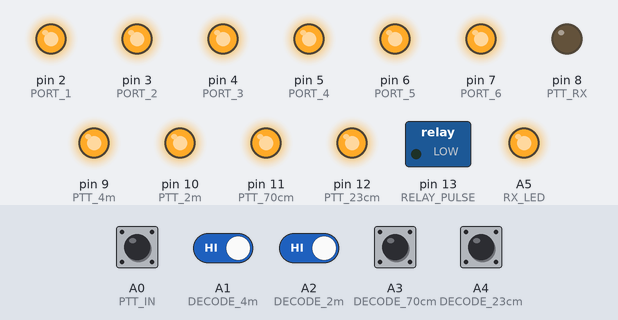
Simulated run of this sketch. Board: Arduino Uno, built with avr-gcc and run on an emulated ATmega328P. Parts: switched loads named in the sketch (green lamp = pin HIGH), output pins drawn as LEDs (lit = HIGH). Dashed ring = blinking. The test bench sets the inputs (shaded band); at power-on: A0 (PTT_IN), A1 (DECODE_4m), A2 (DECODE_2m), A3 (DECODE_70cm), A4 (DECODE_23cm) HIGH.

Above: at 2.8 s.
2.9 s: A0 (PTT_IN) pulled LOW for 0.15 s
At 3.27 s:
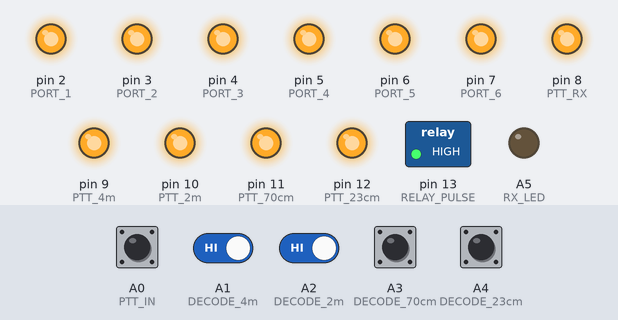
5.9 s: A0 (PTT_IN) pulled LOW for 1 s
At 6.4 s:
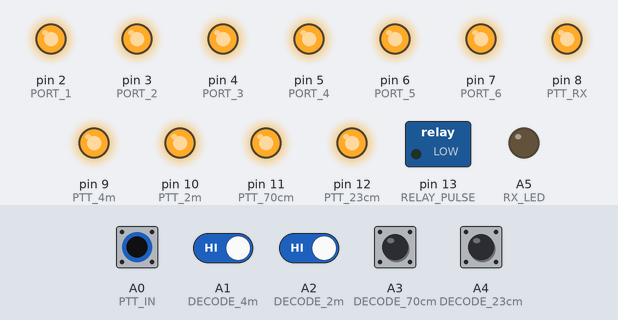
9.2 s: A0 (PTT_IN) driven LOW and A1 (DECODE_4m) driven LOW
At 10.8 s:
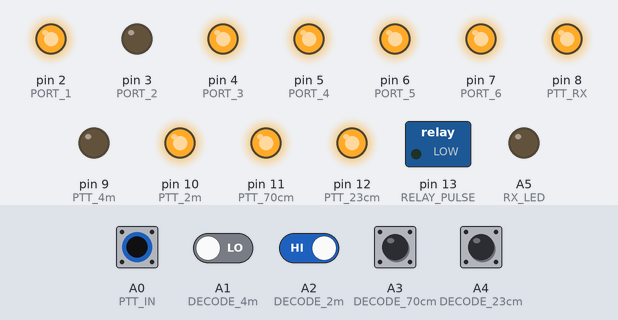
12.2 s: A0 (PTT_IN) driven HIGH
At 12.87 s:
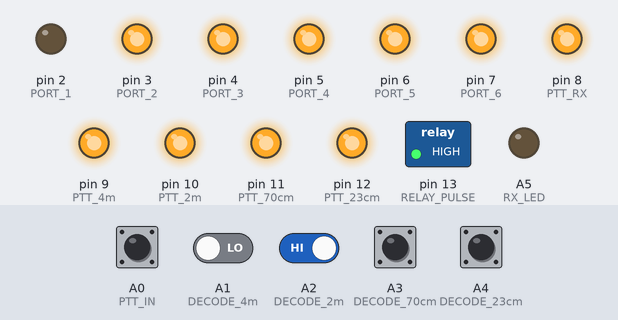
15.2 s: A0 (PTT_IN) driven LOW and A2 (DECODE_2m) driven LOW
At 16.6 s:
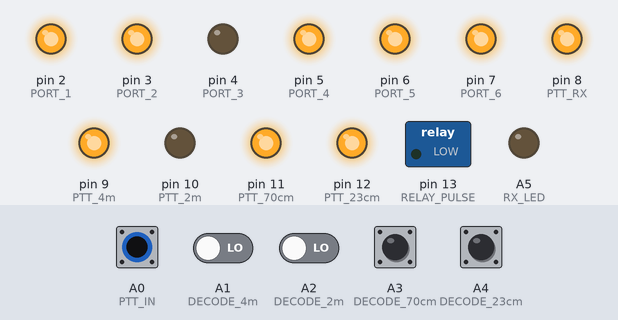
Timing chart, 0 to 18.2 s (numbered marks = the images above; inputs shaded):
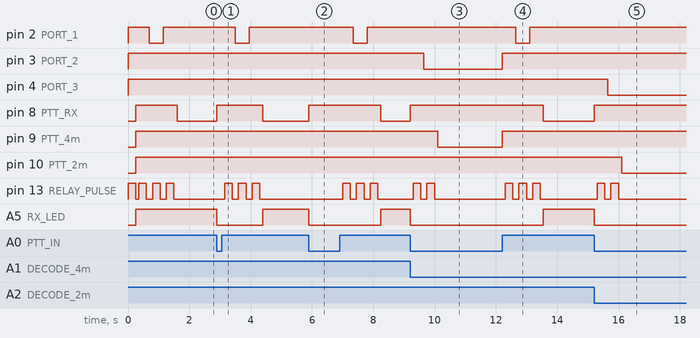

The sketch:

RxTxChangeover.ino
```cpp
// (licence header left out)
//#define DEBUG

// Pin definitions
// inputs
const byte PTT_IN = A0;
const byte DECODE_4m = A1;
const byte DECODE_2m = A2;
const byte DECODE_70cm = A3;
const byte DECODE_23cm = A4;


// outputs
const byte PORT_1 = 2;
const byte PORT_2 = 3;
const byte PORT_3 = 4;
const byte PORT_4 = 5;
const byte PORT_5 = 6;
const byte PORT_6 = 7;
const byte RELAY_PULSE = 13;
const byte PTT_RX = 8;
const byte PTT_4m = 9;
const byte PTT_2m = 10;
const byte PTT_70cm = 11;
const byte PTT_23cm = 12;
const byte RX_LED = A5;

// timings
const int SETTLING_TIME = 100;
const int RELAY_STROBE = 250;
const int PTT_B_DELAY = 1000;

// variables
bool pttActive;

void setup() {
#ifdef DEBUG
  Serial.begin(9600);
  Serial.write("Start setup, Setting up COAX relay\n");
#endif
  // configure outputs
  pinMode(RELAY_PULSE, OUTPUT);
  digitalWrite(RELAY_PULSE, LOW);
  pinMode(PORT_1, OUTPUT);
  digitalWrite(PORT_1, HIGH); // Rx enable
  pinMode(PORT_2, OUTPUT);
  digitalWrite(PORT_2, HIGH); // 4m enable
  pinMode(PORT_3, OUTPUT);
  digitalWrite(PORT_3, HIGH); // 2m enable
  pinMode(PORT_4, OUTPUT);
  digitalWrite(PORT_4, HIGH); // 70cm enable
  pinMode(PORT_5, OUTPUT);
  digitalWrite(PORT_5, HIGH); // 23cm enable
  pinMode(PORT_6, OUTPUT);
  digitalWrite(PORT_6, HIGH); // spare
  digitalWrite(RELAY_PULSE, HIGH);
  delay(RELAY_STROBE);
  digitalWrite(RELAY_PULSE, LOW);
#ifdef DEBUG
  Serial.write("COAX relay setup completed, setting up PTT lines\n");
#endif
  pinMode(PTT_RX, OUTPUT);
  digitalWrite(PTT_RX, HIGH);
  pinMode(PTT_4m, OUTPUT);
  digitalWrite(PTT_4m, HIGH);
  pinMode(PTT_2m, OUTPUT);
  digitalWrite(PTT_2m, HIGH);
  pinMode(PTT_70cm, OUTPUT);
  digitalWrite(PTT_70cm, HIGH);
  pinMode(PTT_23cm, OUTPUT);
  digitalWrite(PTT_23cm, HIGH);
  pinMode(PTT_RX, OUTPUT);
  digitalWrite(PTT_RX, HIGH);
  pinMode(RX_LED,OUTPUT);
  digitalWrite(RX_LED, HIGH);   // turn on RX LED

#ifdef DEBUG
  Serial.write("PTT Lines setup, setting up inputs\n");
#endif
  // configure inputs
  pinMode(PTT_IN, INPUT_PULLUP);
  pinMode(DECODE_2m, INPUT_PULLUP);
  pinMode(DECODE_4m, INPUT_PULLUP);
  pinMode(DECODE_70cm, INPUT_PULLUP);
  pinMode(DECODE_23cm, INPUT_PULLUP);

#ifdef DEBUG
Serial.write("Inputs setup, set inital state\n");
#endif

  pttActive = false;
  allHigh();
  EnableRX();
}

void loop() {
  // put your main code here, to run repeatedly:
  // band select goes active first then the PTT
  if ((digitalRead(PTT_IN) == LOW) && !pttActive){
#ifdef DEBUG
    Serial.write("PTT Activated\n");
#endif
    pttActive = true;
    // deactive RX
    digitalWrite(PTT_RX, HIGH);
    digitalWrite(RX_LED, LOW);   // turn off RX LED
    // select required port and enable the correct PTT
    if (digitalRead(DECODE_23cm) == LOW) {
#ifdef DEBUG
      Serial.write("23cm Active\n");
#endif
      allHigh();
      digitalWrite(PORT_5, LOW);
      pulseRelay();
      digitalWrite(PTT_4m, HIGH);
      digitalWrite(PTT_2m, HIGH);
      digitalWrite(PTT_70cm, HIGH);
      digitalWrite(PTT_23cm, LOW);
    } else if (digitalRead(DECODE_70cm) == LOW) {
#ifdef DEBUG
      Serial.write("70cm Active\n");
#endif
      allHigh();
      digitalWrite(PORT_4, LOW);
      pulseRelay();
      digitalWrite(PTT_4m, HIGH);
      digitalWrite(PTT_2m, HIGH);
      digitalWrite(PTT_70cm, LOW);
      digitalWrite(PTT_23cm, HIGH);
    } else if (digitalRead(DECODE_2m) == LOW){
#ifdef DEBUG
      Serial.write("2m Active\n");
#endif
      allHigh();
      digitalWrite(PORT_3, LOW);
      pulseRelay();
      digitalWrite(PTT_4m, HIGH);
      digitalWrite(PTT_2m, LOW);
      digitalWrite(PTT_70cm, HIGH);
      digitalWrite(PTT_23cm, HIGH);
    } else if (digitalRead(DECODE_4m) == LOW) {
#ifdef DEBUG
      Serial.write("4m Active\n");
#endif
      allHigh();
      digitalWrite(PORT_2, LOW);
      pulseRelay();
      digitalWrite(PTT_4m, LOW);
      digitalWrite(PTT_2m, HIGH);
      digitalWrite(PTT_70cm, HIGH);
      digitalWrite(PTT_23cm, HIGH);
    }
  } else if ((digitalRead(PTT_IN) == HIGH) && pttActive) {
#ifdef DEBUG
    Serial.write("PTT deactivated\n");
#endif
    pttActive = false;
    allHigh();
    EnableRX();
  }
}

void allHigh() {
#ifdef DEBUG
  Serial.write("allHigh\n");
#endif
  digitalWrite(PORT_1, HIGH);
  digitalWrite(PORT_2, HIGH);
  digitalWrite(PORT_3, HIGH);
  digitalWrite(PORT_4, HIGH);
  digitalWrite(PORT_5, HIGH);
  digitalWrite(PORT_6, HIGH);
  digitalWrite(PTT_4m, HIGH);
  digitalWrite(PTT_2m, HIGH);
  digitalWrite(PTT_70cm, HIGH);
  digitalWrite(PTT_23cm, HIGH);
  pulseRelay();
}

void EnableRX() {
  // Set the antennna relay to Rx
#ifdef DEBUG
  Serial.write("enableRX\n");
#endif
  digitalWrite(PORT_1, LOW);
  pulseRelay();
  allHigh();
  digitalWrite(PTT_RX, LOW);
  digitalWrite(RX_LED, HIGH);
}
void pulseRelay() {
#ifdef DEBUG
  Serial.write("pulseRelay\n");
#endif
  delay(SETTLING_TIME);
  digitalWrite(RELAY_PULSE, HIGH);
  delay(RELAY_STROBE);
  digitalWrite(RELAY_PULSE, LOW);
  delay(SETTLING_TIME);
}
```

Measured:
- after the input at 2.9 s, pin 2 (PORT_1): HIGH → LOW after 0.60 s, → HIGH 0.45 s later; pin 8 (PTT_RX): LOW → HIGH at once, → LOW 1.5 s later; pin 13 (RELAY_PULSE): alternates HIGH for 0.25 s and LOW for 0.20 s, 6 changes in all, then stays LOW, starting after 0.25 s; A5 (RX_LED): HIGH → LOW at once, → HIGH 1.5 s later
- after the input at 5.9 s, pin 2 (PORT_1): HIGH → LOW after 1.5 s, → HIGH 0.45 s later; pin 8 (PTT_RX): LOW → HIGH at once, → LOW 2.4 s later; pin 13 (RELAY_PULSE): alternates HIGH for 0.25 s and LOW for 0.20 s, 6 changes in all, then stays LOW, starting after 1.1 s; A5 (RX_LED): HIGH → LOW at once, → HIGH 2.4 s later
- after the input at 9.2 s, pin 3 (PORT_2): HIGH → LOW after 0.45 s; pin 8 (PTT_RX): LOW → HIGH at once; pin 9 (PTT_4m): HIGH → LOW after 0.90 s; pin 13 (RELAY_PULSE): alternates HIGH for 0.25 s and LOW for 0.20 s, 4 changes in all, then stays LOW, starting after 0.10 s; A5 (RX_LED): HIGH → LOW at once
- after the input at 12.2 s, pin 2 (PORT_1): HIGH → LOW after 0.45 s, → HIGH 0.45 s later; pin 3 (PORT_2), pin 9 (PTT_4m): LOW → HIGH at once; pin 8 (PTT_RX): HIGH → LOW after 1.4 s; pin 13 (RELAY_PULSE): alternates HIGH for 0.25 s and LOW for 0.20 s, 6 changes in all, then stays LOW, starting after 0.10 s; A5 (RX_LED): LOW → HIGH after 1.4 s
- after the input at 15.2 s, pin 4 (PORT_3): HIGH → LOW after 0.45 s; pin 8 (PTT_RX): LOW → HIGH at once; pin 10 (PTT_2m): HIGH → LOW after 0.90 s; pin 13 (RELAY_PULSE): alternates HIGH for 0.25 s and LOW for 0.20 s, 4 changes in all, then stays LOW, starting after 0.10 s; A5 (RX_LED): HIGH → LOW at once
